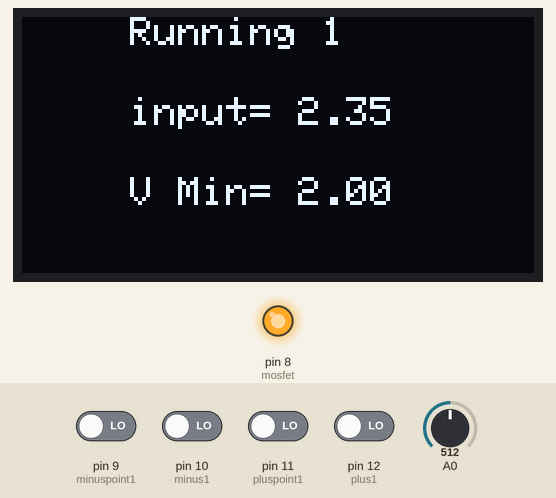
The sketch below on a simulated Arduino Uno, built with avr-gcc and run on an emulated ATmega328P. Shown: 128×64 one-colour display, output pins drawn as LEDs (lit = HIGH). The test bench sets the inputs (shaded band); at power-on: pin 9 (minuspoint1), pin 10 (minus1), pin 11 (pluspoint1), pin 12 (plus1) LOW, A0 = 512. What the sketch prints to the serial monitor is not drawn.

Above: at 3.6 s.
3.7 s: pin 9 (minuspoint1) driven HIGH
At 4.6 s:
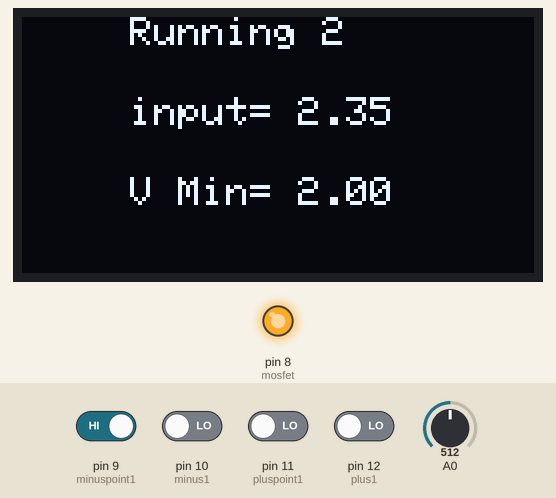
At 6.0 s:
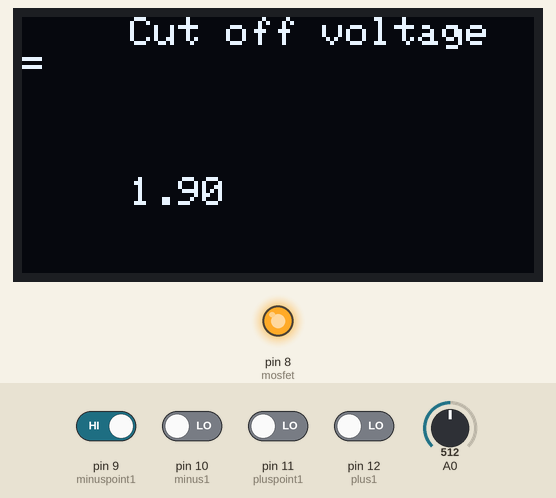
7.8 s: A0 set to 352
11.2 s: A0 set to 327
14.5 s: pin 12 (plus1) driven HIGH
At 17.4 s:
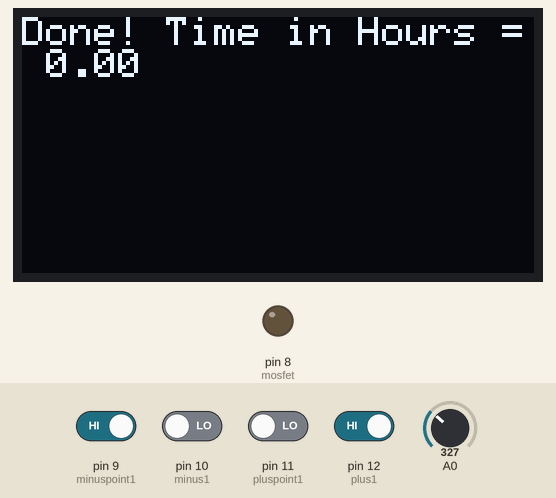
18.6 s: pin 10 (minus1) driven HIGH
At 21.38 s:
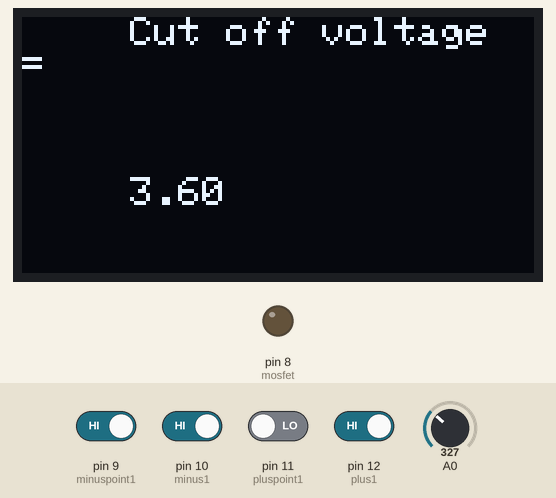
22.7 s: pin 11 (pluspoint1) driven HIGH
Timing chart, 0 to 25.7 s (numbered marks = the images above; inputs shaded):
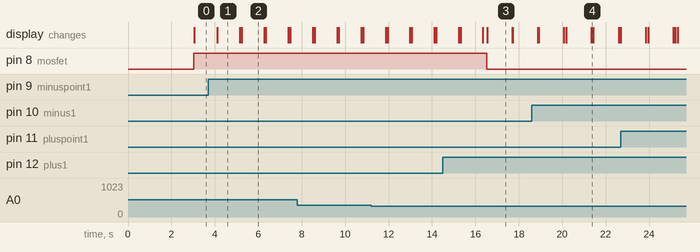

The sketch:

Arduino_Control.ino
```cpp
/*
  *Voltage reading based on
  * blog.Udemy.com/arduino-voltmeter/
  * Capcity in amp hours=Amps Pulled from constent current source * Hours ran
  * hours = secs/3600
  * Program released under GPL v3
  */

 #include <Wire.h>
#include <Adafruit_SSD1306.h>
#include <Adafruit_GFX.h>
#define OLED_ADDR   0x3C //Change this value to match your i2c address

Adafruit_SSD1306 display(-1);


 float vPow = 4.7;
 float r1 = 0;
 float r2 = 0;
 float vmin = 2;
 float hour = 0;
 float v = 0;
 int sec = 0;
 int plus1State = 0;
 int pluspoint1State = 0;
 int minus1State = 0;
 int minuspoint1State = 0;
 const int plus1 = 12;
 const int pluspoint1 = 11;
 const int minus1 = 10;
 const int minuspoint1 = 9;
 const int mosfet = 8;


 void setup() {
   Serial.begin(9600);
   pinMode(plus1, INPUT);
   pinMode(pluspoint1, INPUT);
   pinMode(minus1, INPUT);
   pinMode(minuspoint1, INPUT);
   pinMode(mosfet, OUTPUT);
   display.begin(SSD1306_SWITCHCAPVCC, OLED_ADDR);

   // Send ANSI terminal codes
   Serial.print("\x1B");
   Serial.print("[2J");
   Serial.print("\x1B");
   Serial.println("[H");
   // End ANSI terminal codes


   Serial.println("BATTERY TESTER by T.Cowles");


   delay(2000);
 }

 void loop() {
  plus1State = digitalRead(plus1);
  pluspoint1State = digitalRead(pluspoint1);
  minus1State = digitalRead(minus1);
 minuspoint1State = digitalRead(minuspoint1);
   v = (analogRead(0) * vPow) / 1024.0;
   float v2 = v + .02; //Set this to UDEMY VALUE (from link) and confuigure resistor values in variables

   // Send ANSI terminal codes
   Serial.print("\x1B");
   Serial.print("[1A");
   // End ANSI terminal codes
   Serial.println(v2);
   if (v2 >= vmin) {
    sec = sec + 1;
    delay (1000);
    digitalWrite(mosfet, HIGH);
     Serial.print("Time in sec = ");
     Serial.println(sec);
    display.clearDisplay();
   display.setTextSize(1);
  display.setTextColor(WHITE);
  display.setCursor(27,0);
  display.print("Running ");
  display.print(sec);
  display.setCursor(27,20);
  display.print("input= ");
  display.print(v);
  display.setCursor(27,40);
  display.print("V Min= ");
  display.print(vmin);
 display.display();
    Serial.print(v);
    v = (analogRead(0) * vPow) / 1024.0;
    delay (10);  }


     if (v2 < vmin) {
    digitalWrite(mosfet, LOW);
    hour = sec / 3600.0;
    display.clearDisplay();
   display.setTextSize(1);
  display.setTextColor(WHITE);
  display.setCursor(0,0);
  display.print("Done! Time in Hours = ");
  display.print(hour);
  display.display();
  delay (1000); }

    if (plus1State == HIGH)
    {
      vmin = vmin + 1;
      delay (50);


  // update display with all of the above graphics
  display.display();
    }
    if (pluspoint1State == HIGH)
    {
      vmin = vmin + .1;
      delay (50);
      display.clearDisplay();
  display.setTextSize(1);
  display.setTextColor(WHITE);
  display.setCursor(27,0);
  display.print("Cut off voltage =");
  display.setCursor(27, 40);
  display.print(vmin);

  // update display with all of the above graphics
  display.display();
    }
    if (minus1State == HIGH)
   {
    vmin = vmin - 1;
    delay (50);
    display.clearDisplay();
     display.setTextSize(1);
  display.setTextColor(WHITE);
  display.setCursor(27,0);
  display.print("Cut off voltage =");
  display.setCursor(27, 40);
  display.print(vmin);

  // update display with all of the above graphics
  display.display();
   }
if (minuspoint1State == HIGH)
   {
    vmin = vmin - .1;
    delay (50);
    display.clearDisplay();
     display.setTextSize(1);
  display.setTextColor(WHITE);
  display.setCursor(27,0);
  display.print("Cut off voltage =");
  display.setCursor(27, 40);
  display.print(vmin);

  // update display with all of the above graphics
  display.display();
   }
   //}
 }
```

Measured:
- after the input at 3.7 s, the display: first differs from a run without the input after 1.5 s (image 2)
- after the input at 14.5 s, pin 8 (mosfet): HIGH → LOW after 2.0 s
- what the display in image 2 shows lasts 1.1 s, from 5.2 s to 6.3 s
- what the display in image 3 shows lasts 1.2 s, from 16.5 s to 17.7 s
